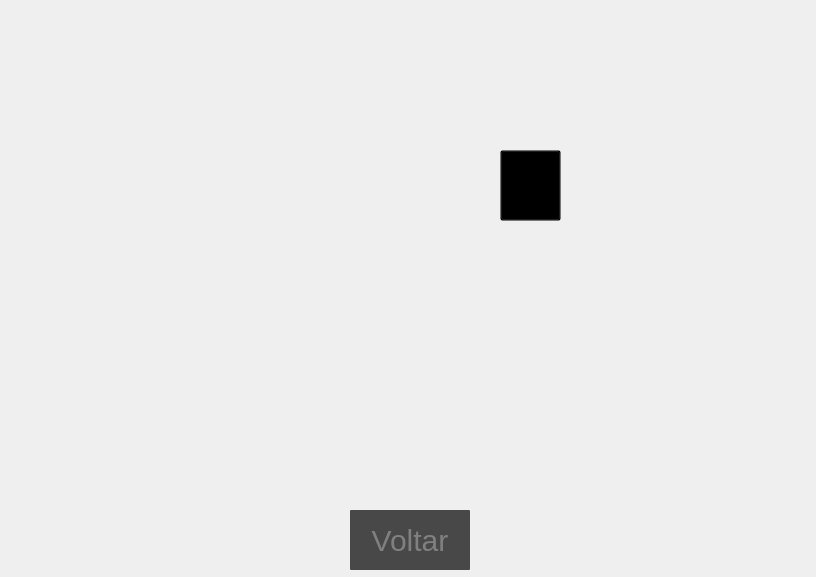
<?xml version="1.0" encoding="UTF-8"?>
<ui version="4.0">
 <class>geladeira</class>
 <widget class="QMainWindow" name="geladeira">
  <property name="geometry">
   <rect>
    <x>0</x>
    <y>0</y>
    <width>816</width>
    <height>577</height>
   </rect>
  </property>
  <property name="minimumSize">
   <size>
    <width>816</width>
    <height>577</height>
   </size>
  </property>
  <property name="maximumSize">
   <size>
    <width>816</width>
    <height>577</height>
   </size>
  </property>
  <property name="windowTitle">
   <string>MainWindow</string>
  </property>
  <widget class="QWidget" name="geladeira1">
   <widget class="QLabel" name="label">
    <property name="geometry">
     <rect>
      <x>0</x>
      <y>0</y>
      <width>816</width>
      <height>577</height>
     </rect>
    </property>
    <property name="minimumSize">
     <size>
      <width>816</width>
      <height>577</height>
     </size>
    </property>
    <property name="maximumSize">
     <size>
      <width>816</width>
      <height>577</height>
     </size>
    </property>
    <property name="text">
     <string/>
    </property>
    <property name="pixmap">
     <pixmap resource="../../imagens/Cozinha/ImagensCozinha.qrc">:/png/geladeira.png</pixmap>
    </property>
    <property name="scaledContents">
     <bool>true</bool>
    </property>
   </widget>
   <widget class="QLabel" name="label_2">
    <property name="geometry">
     <rect>
      <x>720</x>
      <y>120</y>
      <width>81</width>
      <height>81</height>
     </rect>
    </property>
    <property name="text">
     <string/>
    </property>
    <property name="pixmap">
     <pixmap>../Cube/imagens/Cozinha/carta3.png</pixmap>
    </property>
    <property name="scaledContents">
     <bool>true</bool>
    </property>
   </widget>
   <widget class="QPushButton" name="voltar">
    <property name="geometry">
     <rect>
      <x>350</x>
      <y>510</y>
      <width>120</width>
      <height>60</height>
     </rect>
    </property>
    <property name="minimumSize">
     <size>
      <width>120</width>
      <height>60</height>
     </size>
    </property>
    <property name="styleSheet">
     <string notr="true">border-radius: 1px;
background-color: rgba(0, 0, 0, 0.7);
color: grey;
font-size: 30px;</string>
    </property>
    <property name="text">
     <string>Voltar</string>
    </property>
   </widget>
   <widget class="QPushButton" name="carta">
    <property name="geometry">
     <rect>
      <x>500</x>
      <y>150</y>
      <width>61</width>
      <height>71</height>
     </rect>
    </property>
    <property name="styleSheet">
     <string notr="true">background-color: rgba(0,0,0,0)</string>
    </property>
    <property name="text">
     <string/>
    </property>
   </widget>
  </widget>
 </widget>
 <resources>
  <include location="../../imagens/Cozinha/ImagensCozinha.qrc"/>
 </resources>
 <connections/>
</ui>
